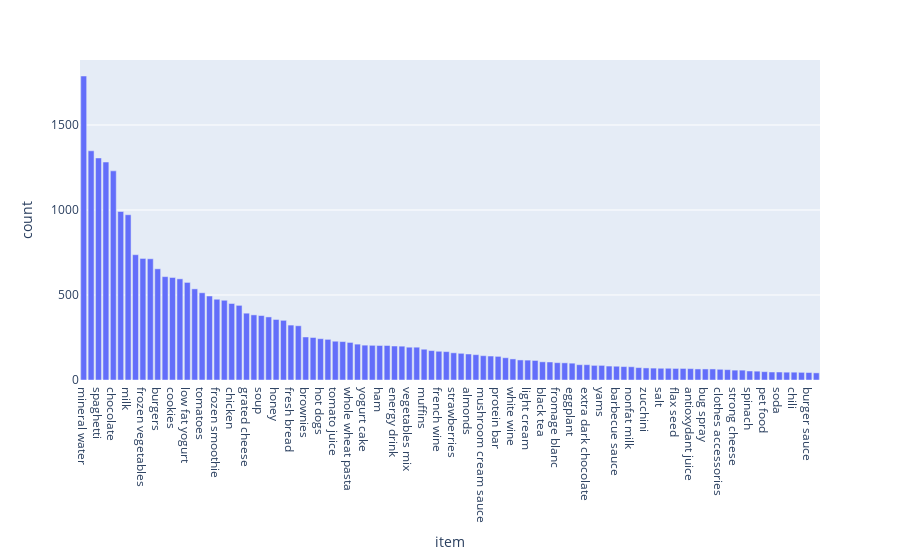
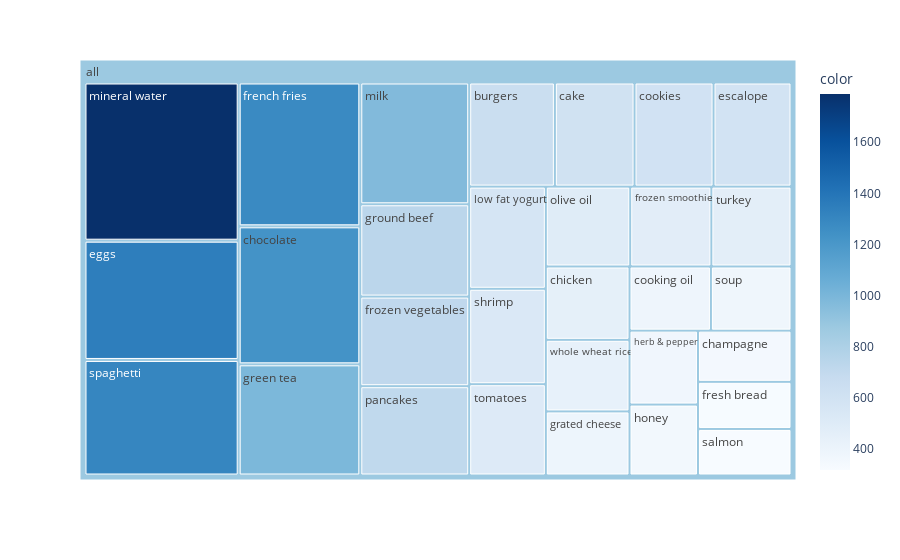

The cell these charts' notebook holds for them, in order:
### Markdown cell above
## EDA

### Code cell
# 1. Gather All Items of Each Transactions into Numpy Array
transaction = []
for i in range(0, df.shape[0]):
    for j in range(0, df.shape[1]):
        transaction.append(df.values[i,j])

# 2. Transform Them a Pandas DataFrame
df_items = pd.DataFrame(transaction, columns=["item"]) 
df_items["count"] = 1 # Put 1 to Each Item For Making Countable Table, to be able to perform Group By

# 3. Delete nan values from items column
df_items = df_items[~df_items['item'].isna()]

# 4. Groupy by 
df_items_grouped = df_items.groupby('item').agg({'count':'sum'}).reset_index().sort_values(by="count",ascending=False)
display(df_items_grouped)
px.bar(df_items_grouped.head(100), x="item",y="count").show()

# 5. Initial Visualizations
display(df_items_grouped.head(10).style.background_gradient(cmap='Blues'))

#6. Most demanded items
df_items_grouped["all"] = "all" # to have a same origin
fig = px.treemap(df_items_grouped.head(30), path=['all', "item"], values='count',
                  color=df_items_grouped["count"].head(30), hover_data=['item'],
                  color_continuous_scale='Blues',
                  )
fig.show()

### Figure 1 — Plotly figure (JSON) as saved in the notebook; plotly's stock layout.template omitted (floating-point values rounded to 4 significant figures)
{"data": [{"alignmentgroup": "True", "hovertemplate": "item=%{x}<br>count=%{y}<extra></extra>", "legendgroup": "", "marker": {"color": "#636efa"}, "name": "", "offsetgroup": "", "orientation": "v", "showlegend": false, "textposition": "auto", "type": "bar", "x": ["mineral water", "eggs", "spaghetti", "french fries", "chocolate", "green tea", "milk", "ground beef", "frozen vegetables", "pancakes", "burgers", "cake", "cookies", "escalope", "low fat yogurt", "shrimp", "tomatoes", "olive oil", "frozen smoothie", "turkey", "chicken", "whole wheat rice", "grated cheese", "cooking oil", "soup", "herb & pepper", "honey", "champagne", "fresh bread", "salmon", "brownies", "avocado", "hot dogs", "cottage cheese", "tomato juice", "butter", "whole wheat pasta", "red wine", "yogurt cake", "light mayo", "ham", "energy bar", "energy drink", "pepper", "vegetables mix", "cereals", "muffins", "oil", "french wine", "fresh tuna", "strawberries", "meatballs", "almonds", "parmesan cheese", "mushroom cream sauce", "rice", "protein bar", "mint", "white wine", "pasta", "light cream", "carrots", "black tea", "tomato sauce", "fromage blanc", "gums", "eggplant", "melons", "extra dark chocolate", "body spray", "yams", "magazines", "barbecue sauce", "cider", "nonfat milk", "candy bars", "zucchini", "whole weat flour", "salt", "blueberries", "flax seed", "green grapes", "antioxydant juice", "bacon", "bug spray", "green beans", "clothes accessories", "toothpaste", "strong cheese", "shallot", "spinach", "gluten free bar", "pet food", "sparkling water", "soda", "mayonnaise", "chili", "pickles", "burger sauce", "mint green tea"], "xaxis": "x", "y": [1788, 1348, 1306, 1282, 1230, 991, 972, 737, 715, 713, 654, 608, 603, 595, 574, 536, 513, 494, 475, 469, 450, 439, 393, 383, 379, 371, 356, 351, 323, 319, 253, 250, 243, 239, 228, 226, 221, 211, 205, 204, 203, 203, 200, 199, 193, 193, 181, 173, 169, 167, 160, 157, 153, 149, 143, 141, 139, 131, 124, 118, 117, 115, 107, 106, 102, 101, 99, 90, 90, 86, 86, 82, 81, 79, 78, 73, 71, 70, 69, 69, 68, 68, 67, 65, 65, 65, 63, 61, 58, 58, 53, 52, 49, 47, 47, 46, 46, 45, 44, 42], "yaxis": "y"}], "layout": {"barmode": "relative", "legend": {"tracegroupgap": 0}, "margin": {"t": 60}, "xaxis": {"anchor": "y", "domain": [0, 1], "title": {"text": "item"}}, "yaxis": {"anchor": "x", "domain": [0, 1], "title": {"text": "count"}}}}

### Figure 2 — Plotly figure (JSON) as saved in the notebook; plotly's stock layout.template omitted (floating-point values rounded to 4 significant figures)
{"data": [{"branchvalues": "total", "customdata": [["burgers", 654], ["cake", 608], ["champagne", 351], ["chicken", 450], ["chocolate", 1230], ["cookies", 603], ["cooking oil", 383], ["eggs", 1348], ["escalope", 595], ["french fries", 1282], ["fresh bread", 323], ["frozen smoothie", 475], ["frozen vegetables", 715], ["grated cheese", 393], ["green tea", 991], ["ground beef", 737], ["herb & pepper", 371], ["honey", 356], ["low fat yogurt", 574], ["milk", 972], ["mineral water", 1788], ["olive oil", 494], ["pancakes", 713], ["salmon", 319], ["shrimp", 536], ["soup", 379], ["spaghetti", 1306], ["tomatoes", 513], ["turkey", 469], ["whole wheat rice", 439], ["(?)", 878.1]], "domain": {"x": [0, 1], "y": [0, 1]}, "hovertemplate": "labels=%{label}<br>count=%{value}<br>parent=%{parent}<br>id=%{id}<br>item=%{customdata[0]}<br>color=%{color}<extra></extra>", "ids": ["all/burgers", "all/cake", "all/champagne", "all/chicken", "all/chocolate", "all/cookies", "all/cooking oil", "all/eggs", "all/escalope", "all/french fries", "all/fresh bread", "all/frozen smoothie", "all/frozen vegetables", "all/grated cheese", "all/green tea", "all/ground beef", "all/herb & pepper", "all/honey", "all/low fat yogurt", "all/milk", "all/mineral water", "all/olive oil", "all/pancakes", "all/salmon", "all/shrimp", "all/soup", "all/spaghetti", "all/tomatoes", "all/turkey", "all/whole wheat rice", "all"], "labels": ["burgers", "cake", "champagne", "chicken", "chocolate", "cookies", "cooking oil", "eggs", "escalope", "french fries", "fresh bread", "frozen smoothie", "frozen vegetables", "grated cheese", "green tea", "ground beef", "herb & pepper", "honey", "low fat yogurt", "milk", "mineral water", "olive oil", "pancakes", "salmon", "shrimp", "soup", "spaghetti", "tomatoes", "turkey", "whole wheat rice", "all"], "marker": {"coloraxis": "coloraxis", "colors": [654, 608, 351, 450, 1230, 603, 383, 1348, 595, 1282, 323, 475, 715, 393, 991, 737, 371, 356, 574, 972, 1788, 494, 713, 319, 536, 379, 1306, 513, 469, 439, 878.1]}, "name": "", "parents": ["all", "all", "all", "all", "all", "all", "all", "all", "all", "all", "all", "all", "all", "all", "all", "all", "all", "all", "all", "all", "all", "all", "all", "all", "all", "all", "all", "all", "all", "all", ""], "type": "treemap", "values": [654, 608, 351, 450, 1230, 603, 383, 1348, 595, 1282, 323, 475, 715, 393, 991, 737, 371, 356, 574, 972, 1788, 494, 713, 319, 536, 379, 1306, 513, 469, 439, 20367]}], "layout": {"coloraxis": {"colorbar": {"title": {"text": "color"}}, "colorscale": [[0, "rgb(247,251,255)"], [0.125, "rgb(222,235,247)"], [0.25, "rgb(198,219,239)"], [0.375, "rgb(158,202,225)"], [0.5, "rgb(107,174,214)"], [0.625, "rgb(66,146,198)"], [0.75, "rgb(33,113,181)"], [0.875, "rgb(8,81,156)"], [1, "rgb(8,48,107)"]]}, "legend": {"tracegroupgap": 0}, "margin": {"t": 60}}}
